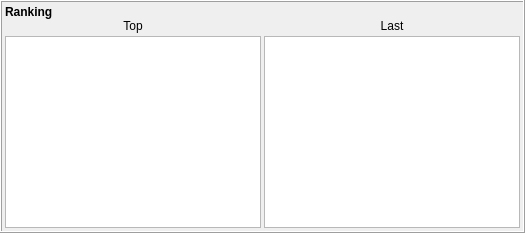
           <widget class="QFrame" name="frame_ranking">
            <property name="sizePolicy">
             <sizepolicy hsizetype="Preferred" vsizetype="Preferred">
              <horstretch>0</horstretch>
              <verstretch>0</verstretch>
             </sizepolicy>
            </property>
            <property name="frameShape">
             <enum>QFrame::Box</enum>
            </property>
            <property name="frameShadow">
             <enum>QFrame::Raised</enum>
            </property>
            <layout class="QVBoxLayout" name="verticalLayout_18">
             <property name="spacing">
              <number>6</number>
             </property>
             <property name="leftMargin">
              <number>3</number>
             </property>
             <property name="topMargin">
              <number>3</number>
             </property>
             <property name="rightMargin">
              <number>3</number>
             </property>
             <property name="bottomMargin">
              <number>3</number>
             </property>
             <item>
              <widget class="QWidget" name="widget_ranking_2" native="true">
               <layout class="QVBoxLayout" name="verticalLayout_17">
                <property name="spacing">
                 <number>0</number>
                </property>
                <property name="leftMargin">
                 <number>0</number>
                </property>
                <property name="topMargin">
                 <number>0</number>
                </property>
                <property name="rightMargin">
                 <number>0</number>
                </property>
                <property name="bottomMargin">
                 <number>0</number>
                </property>
                <item>
                 <widget class="QLabel" name="label_ranking">
                  <property name="font">
                   <font>
                    <weight>75</weight>
                    <bold>true</bold>
                   </font>
                  </property>
                  <property name="text">
                   <string>Ranking</string>
                  </property>
                 </widget>
                </item>
                <item>
                 <widget class="QWidget" name="widget_ranking" native="true">
                  <layout class="QHBoxLayout" name="horizontalLayout_6">
                   <property name="spacing">
                    <number>3</number>
                   </property>
                   <property name="leftMargin">
                    <number>0</number>
                   </property>
                   <property name="topMargin">
                    <number>0</number>
                   </property>
                   <property name="rightMargin">
                    <number>0</number>
                   </property>
                   <property name="bottomMargin">
                    <number>0</number>
                   </property>
                   <item>
                    <widget class="QWidget" name="widget_top" native="true">
                     <layout class="QVBoxLayout" name="verticalLayout_11">
                      <property name="spacing">
                       <number>3</number>
                      </property>
                      <property name="leftMargin">
                       <number>0</number>
                      </property>
                      <property name="topMargin">
                       <number>0</number>
                      </property>
                      <property name="rightMargin">
                       <number>0</number>
                      </property>
                      <property name="bottomMargin">
                       <number>0</number>
                      </property>
                      <item>
                       <widget class="QLabel" name="label_top">
                        <property name="text">
                         <string>Top</string>
                        </property>
                        <property name="alignment">
                         <set>Qt::AlignCenter</set>
                        </property>
                       </widget>
                      </item>
                      <item>
                       <widget class="QListView" name="listView_top">
                        <property name="sizePolicy">
                         <sizepolicy hsizetype="Preferred" vsizetype="Expanding">
                          <horstretch>0</horstretch>
                          <verstretch>0</verstretch>
                         </sizepolicy>
                        </property>
                       </widget>
                      </item>
                     </layout>
                    </widget>
                   </item>
                   <item>
                    <widget class="QWidget" name="widget_last" native="true">
                     <layout class="QVBoxLayout" name="verticalLayout_12">
                      <property name="spacing">
                       <number>3</number>
                      </property>
                      <property name="leftMargin">
                       <number>0</number>
                      </property>
                      <property name="topMargin">
                       <number>0</number>
                      </property>
                      <property name="rightMargin">
                       <number>0</number>
                      </property>
                      <property name="bottomMargin">
                       <number>0</number>
                      </property>
                      <item>
                       <widget class="QLabel" name="label_last">
                        <property name="text">
                         <string>Last</string>
                        </property>
                        <property name="alignment">
                         <set>Qt::AlignCenter</set>
                        </property>
                       </widget>
                      </item>
                      <item>
                       <widget class="QListView" name="listView__last">
                        <property name="sizePolicy">
                         <sizepolicy hsizetype="Preferred" vsizetype="Expanding">
                          <horstretch>0</horstretch>
                          <verstretch>0</verstretch>
                         </sizepolicy>
                        </property>
                       </widget>
                      </item>
                     </layout>
                    </widget>
                   </item>
                  </layout>
                 </widget>
                </item>
               </layout>
              </widget>
             </item>
            </layout>
           </widget>
